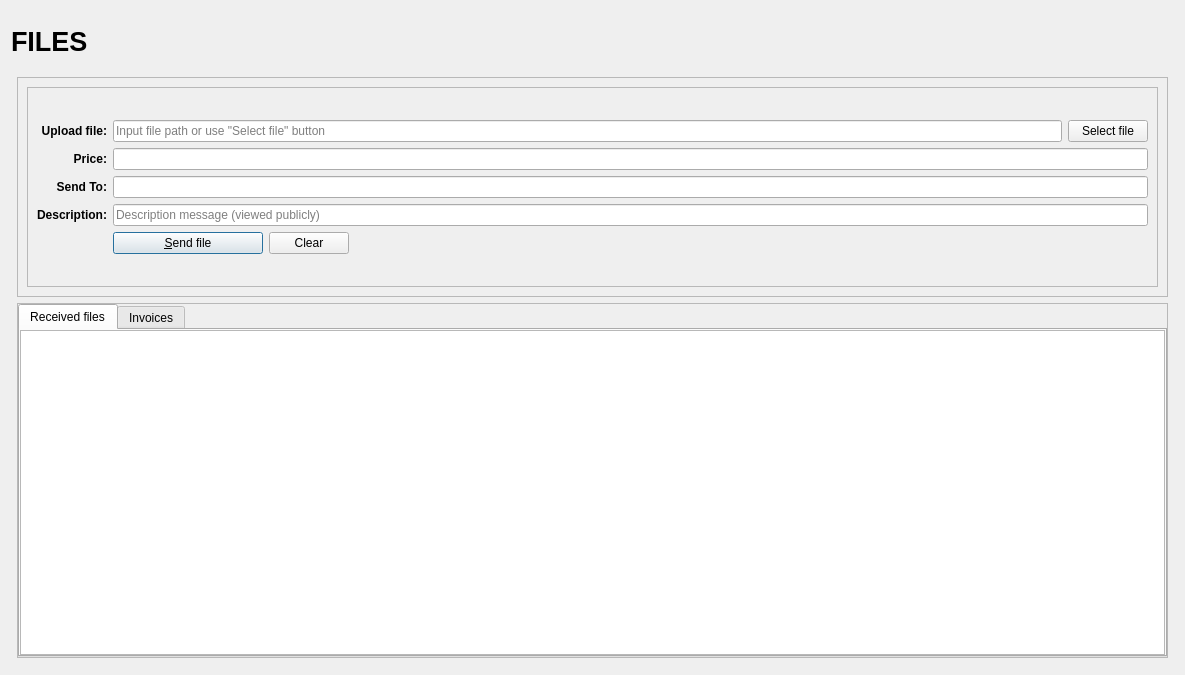
<?xml version="1.0" encoding="UTF-8"?>
<ui version="4.0">
 <class>SendFilesDialog</class>
 <widget class="QDialog" name="SendFilesDialog">
  <property name="enabled">
   <bool>true</bool>
  </property>
  <property name="geometry">
   <rect>
    <x>0</x>
    <y>0</y>
    <width>1185</width>
    <height>675</height>
   </rect>
  </property>
  <property name="windowTitle">
   <string>Files</string>
  </property>
  <layout class="QVBoxLayout" name="verticalLayout" stretch="0">
   <item>
    <layout class="QVBoxLayout" name="verticalLayout_Master" stretch="0,1">
     <property name="spacing">
      <number>0</number>
     </property>
     <item>
      <widget class="QFrame" name="frame_Header">
       <layout class="QVBoxLayout" name="verticalLayout_8">
        <property name="leftMargin">
         <number>0</number>
        </property>
        <property name="topMargin">
         <number>0</number>
        </property>
        <property name="rightMargin">
         <number>0</number>
        </property>
        <property name="bottomMargin">
         <number>0</number>
        </property>
        <item>
         <layout class="QHBoxLayout" name="horizontalLayout_Header" stretch="1,0,1">
          <item>
           <widget class="QLabel" name="labelOverviewHeaderLeft">
            <property name="minimumSize">
             <size>
              <width>464</width>
              <height>60</height>
             </size>
            </property>
            <property name="maximumSize">
             <size>
              <width>16777215</width>
              <height>60</height>
             </size>
            </property>
            <property name="font">
             <font>
              <pointsize>20</pointsize>
              <weight>75</weight>
              <bold>true</bold>
             </font>
            </property>
            <property name="text">
             <string>FILES</string>
            </property>
           </widget>
          </item>
          <item>
           <spacer name="horizontalSpacer_3">
            <property name="orientation">
             <enum>Qt::Horizontal</enum>
            </property>
            <property name="sizeHint" stdset="0">
             <size>
              <width>40</width>
              <height>20</height>
             </size>
            </property>
           </spacer>
          </item>
          <item>
           <widget class="QLabel" name="labelOverviewHeaderRight">
            <property name="minimumSize">
             <size>
              <width>464</width>
              <height>60</height>
             </size>
            </property>
            <property name="maximumSize">
             <size>
              <width>16777215</width>
              <height>60</height>
             </size>
            </property>
            <property name="font">
             <font>
              <pointsize>14</pointsize>
             </font>
            </property>
            <property name="text">
             <string/>
            </property>
            <property name="alignment">
             <set>Qt::AlignRight|Qt::AlignTrailing|Qt::AlignVCenter</set>
            </property>
           </widget>
          </item>
         </layout>
        </item>
       </layout>
      </widget>
     </item>
     <item>
      <widget class="QFrame" name="frame_BG">
       <layout class="QVBoxLayout" name="verticalLayoutBg">
        <property name="leftMargin">
         <number>6</number>
        </property>
        <property name="topMargin">
         <number>6</number>
        </property>
        <property name="rightMargin">
         <number>6</number>
        </property>
        <property name="bottomMargin">
         <number>6</number>
        </property>
        <item>
         <widget class="QFrame" name="frame2">
          <property name="sizePolicy">
           <sizepolicy hsizetype="Preferred" vsizetype="Fixed">
            <horstretch>0</horstretch>
            <verstretch>0</verstretch>
           </sizepolicy>
          </property>
          <property name="minimumSize">
           <size>
            <width>0</width>
            <height>220</height>
           </size>
          </property>
          <property name="frameShape">
           <enum>QFrame::StyledPanel</enum>
          </property>
          <property name="frameShadow">
           <enum>QFrame::Sunken</enum>
          </property>
          <layout class="QVBoxLayout" name="verticalLayout_6">
           <item>
            <widget class="QFrame" name="frame2_2">
             <property name="sizePolicy">
              <sizepolicy hsizetype="Preferred" vsizetype="Expanding">
               <horstretch>0</horstretch>
               <verstretch>0</verstretch>
              </sizepolicy>
             </property>
             <property name="frameShape">
              <enum>QFrame::StyledPanel</enum>
             </property>
             <property name="frameShadow">
              <enum>QFrame::Sunken</enum>
             </property>
             <layout class="QVBoxLayout" name="verticalLayout_5">
              <item>
               <layout class="QGridLayout" name="gridLayout">
                <item row="6" column="2">
                 <widget class="QLineEdit" name="descriptionField">
                  <property name="placeholderText">
                   <string>Description message (viewed publicly)</string>
                  </property>
                 </widget>
                </item>
                <item row="7" column="0">
                 <widget class="QLabel" name="label_4">
                  <property name="text">
                   <string/>
                  </property>
                 </widget>
                </item>
                <item row="5" column="0">
                 <widget class="QLabel" name="label_3">
                  <property name="font">
                   <font>
                    <weight>75</weight>
                    <bold>true</bold>
                   </font>
                  </property>
                  <property name="styleSheet">
                   <string notr="true">font-weight:bold;</string>
                  </property>
                  <property name="text">
                   <string>Send To:</string>
                  </property>
                  <property name="alignment">
                   <set>Qt::AlignRight|Qt::AlignTrailing|Qt::AlignVCenter</set>
                  </property>
                 </widget>
                </item>
                <item row="4" column="0">
                 <widget class="QLabel" name="label">
                  <property name="font">
                   <font>
                    <weight>75</weight>
                    <bold>true</bold>
                   </font>
                  </property>
                  <property name="styleSheet">
                   <string notr="true">font-weight:bold;</string>
                  </property>
                  <property name="text">
                   <string>Price:</string>
                  </property>
                  <property name="alignment">
                   <set>Qt::AlignRight|Qt::AlignTrailing|Qt::AlignVCenter</set>
                  </property>
                  <property name="buddy">
                   <cstring>priceField</cstring>
                  </property>
                 </widget>
                </item>
                <item row="4" column="2">
                 <widget class="BitcoinAmountField" name="priceField">
                  <property name="minimumSize">
                   <size>
                    <width>80</width>
                    <height>0</height>
                   </size>
                  </property>
                  <property name="toolTip">
                   <string>File price</string>
                  </property>
                 </widget>
                </item>
                <item row="7" column="2">
                 <layout class="QHBoxLayout" name="horizontalLayout">
                  <item>
                   <widget class="QPushButton" name="sendFileToAddressButton">
                    <property name="minimumSize">
                     <size>
                      <width>150</width>
                      <height>0</height>
                     </size>
                    </property>
                    <property name="text">
                     <string>&amp;Send file</string>
                    </property>
                    <property name="icon">
                     <iconset resource="../escrow.qrc">
                      <normaloff>:/icons/receiving_addresses</normaloff>:/icons/receiving_addresses</iconset>
                    </property>
                   </widget>
                  </item>
                  <item>
                   <widget class="QPushButton" name="clearButton">
                    <property name="sizePolicy">
                     <sizepolicy hsizetype="Minimum" vsizetype="Fixed">
                      <horstretch>0</horstretch>
                      <verstretch>0</verstretch>
                     </sizepolicy>
                    </property>
                    <property name="toolTip">
                     <string>Clear all fields of the form.</string>
                    </property>
                    <property name="text">
                     <string>Clear</string>
                    </property>
                    <property name="icon">
                     <iconset resource="../escrow.qrc">
                      <normaloff>:/icons/remove</normaloff>:/icons/remove</iconset>
                    </property>
                    <property name="autoDefault">
                     <bool>false</bool>
                    </property>
                   </widget>
                  </item>
                  <item>
                   <spacer name="horizontalSpacer">
                    <property name="orientation">
                     <enum>Qt::Horizontal</enum>
                    </property>
                    <property name="sizeHint" stdset="0">
                     <size>
                      <width>40</width>
                      <height>20</height>
                     </size>
                    </property>
                   </spacer>
                  </item>
                 </layout>
                </item>
                <item row="3" column="0">
                 <widget class="QLabel" name="label_2">
                  <property name="font">
                   <font>
                    <weight>75</weight>
                    <bold>true</bold>
                   </font>
                  </property>
                  <property name="styleSheet">
                   <string notr="true">font-weight:bold;</string>
                  </property>
                  <property name="text">
                   <string>Upload file:</string>
                  </property>
                  <property name="alignment">
                   <set>Qt::AlignRight|Qt::AlignTrailing|Qt::AlignVCenter</set>
                  </property>
                  <property name="buddy">
                   <cstring>fileNameField</cstring>
                  </property>
                 </widget>
                </item>
                <item row="3" column="2">
                 <layout class="QHBoxLayout" name="horizontalLayout_3">
                  <item>
                   <widget class="QLineEdit" name="fileNameField">
                    <property name="placeholderText">
                     <string>Input file path or use &quot;Select file&quot; button</string>
                    </property>
                   </widget>
                  </item>
                  <item>
                   <widget class="QPushButton" name="uploadFile">
                    <property name="text">
                     <string>Select file</string>
                    </property>
                   </widget>
                  </item>
                 </layout>
                </item>
                <item row="5" column="2">
                 <widget class="QValidatedLineEdit" name="addressField">
                  <property name="toolTip">
                   <string>The ESCO address to send the file to</string>
                  </property>
                 </widget>
                </item>
                <item row="6" column="0">
                 <widget class="QLabel" name="descriptionLabel">
                  <property name="font">
                   <font>
                    <weight>75</weight>
                    <bold>true</bold>
                   </font>
                  </property>
                  <property name="styleSheet">
                   <string notr="true">font-weight:bold;</string>
                  </property>
                  <property name="text">
                   <string>Description:</string>
                  </property>
                  <property name="alignment">
                   <set>Qt::AlignRight|Qt::AlignTrailing|Qt::AlignVCenter</set>
                  </property>
                 </widget>
                </item>
               </layout>
              </item>
             </layout>
            </widget>
           </item>
          </layout>
         </widget>
        </item>
        <item>
         <widget class="QFrame" name="frame">
          <property name="sizePolicy">
           <sizepolicy hsizetype="Expanding" vsizetype="Expanding">
            <horstretch>0</horstretch>
            <verstretch>0</verstretch>
           </sizepolicy>
          </property>
          <property name="frameShape">
           <enum>QFrame::StyledPanel</enum>
          </property>
          <property name="frameShadow">
           <enum>QFrame::Sunken</enum>
          </property>
          <layout class="QVBoxLayout" name="verticalLayout_2">
           <property name="spacing">
            <number>0</number>
           </property>
           <property name="leftMargin">
            <number>0</number>
           </property>
           <property name="topMargin">
            <number>0</number>
           </property>
           <property name="rightMargin">
            <number>0</number>
           </property>
           <property name="bottomMargin">
            <number>0</number>
           </property>
           <item>
            <widget class="QTabWidget" name="tabWidget">
             <property name="sizePolicy">
              <sizepolicy hsizetype="MinimumExpanding" vsizetype="Expanding">
               <horstretch>0</horstretch>
               <verstretch>0</verstretch>
              </sizepolicy>
             </property>
             <property name="tabPosition">
              <enum>QTabWidget::North</enum>
             </property>
             <property name="tabShape">
              <enum>QTabWidget::Rounded</enum>
             </property>
             <property name="currentIndex">
              <number>0</number>
             </property>
             <widget class="QWidget" name="tabReceivedFiles">
              <property name="sizePolicy">
               <sizepolicy hsizetype="Expanding" vsizetype="Expanding">
                <horstretch>0</horstretch>
                <verstretch>0</verstretch>
               </sizepolicy>
              </property>
              <attribute name="title">
               <string>Received files</string>
              </attribute>
              <layout class="QVBoxLayout" name="verticalLayout_3">
               <property name="spacing">
                <number>6</number>
               </property>
               <property name="sizeConstraint">
                <enum>QLayout::SetMaximumSize</enum>
               </property>
               <property name="leftMargin">
                <number>0</number>
               </property>
               <property name="topMargin">
                <number>0</number>
               </property>
               <property name="rightMargin">
                <number>0</number>
               </property>
               <property name="bottomMargin">
                <number>0</number>
               </property>
               <item>
                <layout class="QVBoxLayout" name="verticalLayout_4">
                 <item>
                  <widget class="QTableView" name="tableFileTransactions"/>
                 </item>
                </layout>
               </item>
              </layout>
             </widget>
             <widget class="QWidget" name="tabPaymentRequests">
              <property name="sizePolicy">
               <sizepolicy hsizetype="Expanding" vsizetype="Expanding">
                <horstretch>0</horstretch>
                <verstretch>0</verstretch>
               </sizepolicy>
              </property>
              <attribute name="title">
               <string>Invoices</string>
              </attribute>
              <layout class="QVBoxLayout" name="verticalLayoutPaymentRequest">
               <property name="sizeConstraint">
                <enum>QLayout::SetMaximumSize</enum>
               </property>
               <property name="leftMargin">
                <number>0</number>
               </property>
               <property name="topMargin">
                <number>0</number>
               </property>
               <property name="rightMargin">
                <number>0</number>
               </property>
               <property name="bottomMargin">
                <number>0</number>
               </property>
               <item>
                <widget class="QTableView" name="tablePaymentRequests">
                 <property name="sizePolicy">
                  <sizepolicy hsizetype="Ignored" vsizetype="Expanding">
                   <horstretch>0</horstretch>
                   <verstretch>0</verstretch>
                  </sizepolicy>
                 </property>
                 <property name="palette">
                  <palette>
                   <active>
                    <colorrole role="Text">
                     <brush brushstyle="SolidPattern">
                      <color alpha="255">
                       <red>51</red>
                       <green>51</green>
                       <blue>51</blue>
                      </color>
                     </brush>
                    </colorrole>
                   </active>
                   <inactive>
                    <colorrole role="Text">
                     <brush brushstyle="SolidPattern">
                      <color alpha="255">
                       <red>51</red>
                       <green>51</green>
                       <blue>51</blue>
                      </color>
                     </brush>
                    </colorrole>
                   </inactive>
                   <disabled>
                    <colorrole role="Text">
                     <brush brushstyle="SolidPattern">
                      <color alpha="255">
                       <red>85</red>
                       <green>85</green>
                       <blue>85</blue>
                      </color>
                     </brush>
                    </colorrole>
                   </disabled>
                  </palette>
                 </property>
                 <property name="sizeAdjustPolicy">
                  <enum>QAbstractScrollArea::AdjustToContents</enum>
                 </property>
                 <property name="tabKeyNavigation">
                  <bool>false</bool>
                 </property>
                 <property name="sortingEnabled">
                  <bool>true</bool>
                 </property>
                </widget>
               </item>
              </layout>
             </widget>
            </widget>
           </item>
          </layout>
         </widget>
        </item>
       </layout>
      </widget>
     </item>
    </layout>
   </item>
  </layout>
 </widget>
 <customwidgets>
  <customwidget>
   <class>BitcoinAmountField</class>
   <extends>QLineEdit</extends>
   <header>bitcoinamountfield.h</header>
   <container>1</container>
  </customwidget>
  <customwidget>
   <class>QValidatedLineEdit</class>
   <extends>QLineEdit</extends>
   <header>qvalidatedlineedit.h</header>
  </customwidget>
 </customwidgets>
 <tabstops>
  <tabstop>fileNameField</tabstop>
  <tabstop>uploadFile</tabstop>
  <tabstop>priceField</tabstop>
  <tabstop>addressField</tabstop>
  <tabstop>descriptionField</tabstop>
  <tabstop>sendFileToAddressButton</tabstop>
  <tabstop>clearButton</tabstop>
  <tabstop>tabWidget</tabstop>
  <tabstop>tableFileTransactions</tabstop>
  <tabstop>tablePaymentRequests</tabstop>
 </tabstops>
 <resources>
  <include location="../escrow.qrc"/>
 </resources>
 <connections/>
</ui>
